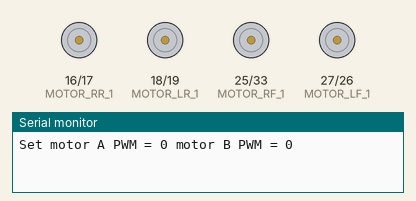
Recording of a sketch running on a simulated ESP32. Shown: motor-driver pin pairs drawn as motors (green arrow = first pin HIGH = forward, orange = second pin HIGH = backward, longer = more drive), the last lines printed to the serial monitor.

Above: at 0.1 s.
At 5.6 s:
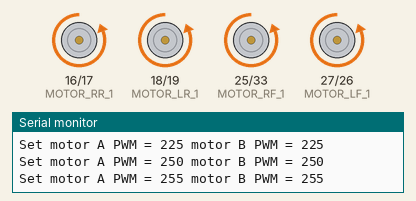
At 11.6 s:
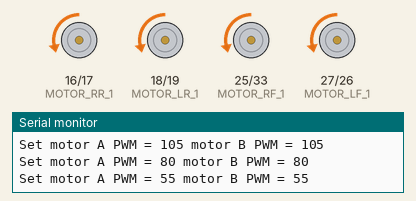
At 18.1 s:
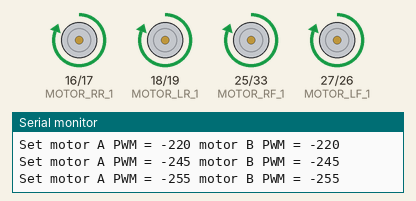
At 25.1 s:
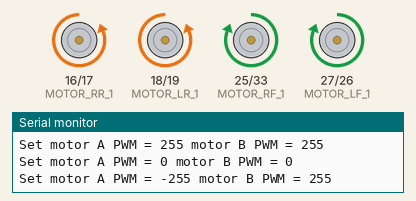
At 31.1 s:
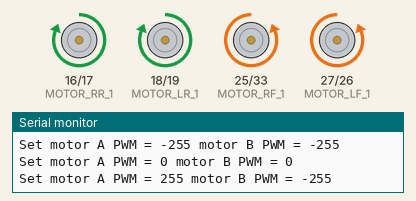
Timing chart, 0 to 40.0 s (numbered marks = the images above):
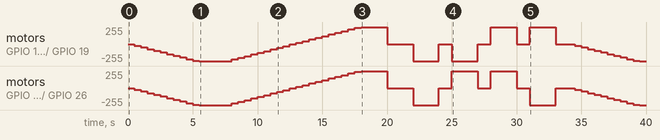

Measured:
- by itself, motor on GPIO 16 (MOTOR_RR_1) / GPIO 17 (MOTOR_RR_2), motor on GPIO 18 (MOTOR_LR_1) / GPIO 19 (MOTOR_LR_2): stopped → backward 25/255 at 0.50 s, → backward 50/255 0.50 s later, → backward 75/255 0.50 s later, → backward 100/255 0.50 s later, … (52 changes in this stretch)
- by itself, motor on GPIO 25 (MOTOR_RF_1) / GPIO 33 (MOTOR_RF_2), motor on GPIO 27 (MOTOR_LF_1) / GPIO 26 (MOTOR_LF_2): stopped → backward 25/255 at 0.50 s, → backward 50/255 0.50 s later, → backward 75/255 0.50 s later, → backward 100/255 0.50 s later, … (52 changes in this stretch)

The sketch:

Smart_Car_Redux_Drive_Controls.ino
```cpp
/*
  Smart Wireless Car Project Version 2.0
  (Based on the CSS 427 AU23 Wireless Car Project)
  2024 William Humarang

  Project Component: Drive Controller

  References Used:
  1. "WheelDrive Arduino Sketch" by Garth Zeglin
      https://courses.ideate.cmu.edu/16-223/f2016/text/lib/WheelDrive.html#wheeldrive-doxygen
  2. "Complete Guide for Ultrasonic Sensor HC-SR04 with Arduino" by Rui Santos
      https://randomnerdtutorials.com/complete-guide-for-ultrasonic-sensor-hc-sr04/
  3.


*/

#include "lib_motor.h"
#include "lib_ultrasonic_sensor.h"

motorControl_t motorLF, motorRF, motorLR, motorRR;

void setup() {
  // Assign all motor pins as outputs
  pinMode(MOTOR_LF_1, OUTPUT);
  pinMode(MOTOR_LF_2, OUTPUT);
  pinMode(MOTOR_RF_1, OUTPUT);
  pinMode(MOTOR_RF_2, OUTPUT);
  pinMode(MOTOR_LR_1, OUTPUT);
  pinMode(MOTOR_LR_2, OUTPUT);
  pinMode(MOTOR_RR_1, OUTPUT);
  pinMode(MOTOR_RR_2, OUTPUT);

  // Set the ultrasonic sensor trigger and echo pins
  pinMode(TRIG_SEN1, OUTPUT);
  pinMode(TRIG_SEN2, OUTPUT);
  pinMode(ECHO_SEN1, INPUT);
  pinMode(ECHO_SEN2, INPUT);

  // Ensure that the motors are idle on startup
  digitalWrite(MOTOR_LF_1, LOW);
  digitalWrite(MOTOR_LF_2, LOW);
  digitalWrite(MOTOR_RF_1, LOW);
  digitalWrite(MOTOR_RF_2, LOW);
  digitalWrite(MOTOR_LR_1, LOW);
  digitalWrite(MOTOR_LR_2, LOW);
  digitalWrite(MOTOR_RR_1, LOW);
  digitalWrite(MOTOR_RR_2, LOW);


  Serial.begin(9600);
}

void loop() {
  // Generate a fixed motion sequence to demonstrate the motor modes.

  // Ramp speed up.
  for (int i = 0; i < 11; i++) {
    setMotorSpeedAndDelay(25*i, 25*i, 500);
  }
  // Full speed forward.
  setMotorSpeedAndDelay(255,255,2000);

  // Ramp speed into full reverse.
  for (int i = 0; i < 21 ; i++) {
    setMotorSpeedAndDelay(255 - 25*i, 255 - 25*i, 500);
  }

  // Full speed reverse.
  setMotorSpeedAndDelay(-255,-255,2000);

  // Stop.
  setMotorSpeedAndDelay(0,0,2000);

  // Full speed, forward, turn, reverse, and turn for a two-wheeled base.
  setMotorSpeedAndDelay(255, 255, 2000);
  setMotorSpeedAndDelay(0, 0, 1000);
  setMotorSpeedAndDelay(-255, 255, 2000);
  setMotorSpeedAndDelay(0, 0, 1000);
  setMotorSpeedAndDelay(-255, -255, 2000);
  setMotorSpeedAndDelay(0, 0, 1000);
  setMotorSpeedAndDelay(255, -255, 2000);
  setMotorSpeedAndDelay(0, 0, 1000);

  // and repeat
}

/*
  Send a PWM value to a motor to drive it at a certain speed
*/
void setMotorPWM(int pwm, int IN1_PIN, int IN2_PIN) {
  if (pwm < 0) {  // reverse speeds
    analogWrite(IN1_PIN, -pwm);
    digitalWrite(IN2_PIN, LOW);

  } else { // stop or forward
    digitalWrite(IN1_PIN, LOW);
    analogWrite(IN2_PIN, pwm);
  }
}

void setMotorSpeed(int pwm_A, int pwm_B) {
  setMotorPWM(pwm_A, MOTOR_LF_1, MOTOR_LF_2);
  setMotorPWM(pwm_A, MOTOR_RF_1, MOTOR_RF_2);
  setMotorPWM(pwm_B, MOTOR_LR_1, MOTOR_LR_2);
  setMotorPWM(pwm_B, MOTOR_RR_1, MOTOR_RR_2);

  // Print a status message to the console.
  Serial.print("Set motor A PWM = ");
  Serial.print(pwm_A);
  Serial.print(" motor B PWM = ");
  Serial.println(pwm_B);
}

void setMotorSpeedAndDelay(int pwm_A, int pwm_B, int duration) {
  setMotorSpeed(pwm_A, pwm_B);
  delay(duration);
}

/*
  Configure an ultrasonic sensor to perform a reading by triggering it with
  a HIGH pulse of 10us
*/
void ultrasonicInit(ultrasonicSensor_t sensor) {
  digitalWrite(sensor.trigPin, LOW);
  delayMicroseconds(5);
  digitalWrite(sensor.trigPin, HIGH);
  delayMicroseconds(10);
  digitalWrite(sensor.trigPin, LOW);
}

/*
  Read an ultrasonic sensor
*/
void ultrasonicRead(ultrasonicSensor_t sensor) {
  // Find the duration between the trigger and echo signals for the pin
  int32_t duration = pulseIn(sensor.echoPin, HIGH);

  // Save the distance in cm
  sensor.distance = (duration / 2) / 29.1;
}
```

lib_motor.h
```cpp
/*
  Smart Wireless Car Project Version 2.0
  (Based on the CSS 427 AU23 Wireless Car Project)
  2024 William Humarang

  Project Component: Library header file for defining the TT DC motor.

  References Used:
  1. "WheelDrive Arduino Sketch" by Garth Zeglin
      https://courses.ideate.cmu.edu/16-223/f2016/text/lib/WheelDrive.html#wheeldrive-doxygen
*/

// Motor pinouts
#define MOTOR_LF_1 27
#define MOTOR_LF_2 26
#define MOTOR_RF_1 25
#define MOTOR_RF_2 33
#define MOTOR_LR_1 18
#define MOTOR_LR_2 19
#define MOTOR_RR_1 16
#define MOTOR_RR_2 17

// Enum for drive direction
typedef enum direction_t {
  FORWARD_DRIVE,
  REVERSE_DRIVE,
  LEFT_DRIVE,
  RIGHT_DRIVE
} direction_t;

// Enum for the 4 motors
typedef enum motor_t {
  MOTOR_LF,
  MOTOR_RF,
  MOTOR_LR,
  MOTOR_RR
} motor_t;

// Motor typedef to store attributes
typedef struct motorControl_t {
  motor_t motor;
  int16_t speed; // Speed in PWM
  direction_t direction;
} motorControl_t;
```

lib_ultrasonic_sensor.h
```cpp
/*
  Smart Wireless Car Project Version 2.0
  (Based on the CSS 427 AU23 Wireless Car Project)
  2024 William Humarang

  Project Component: Library header file for defining the HC-SR04
  Ultrasonic Sensor.

  References Used:
  1.

*/

// Ultrasonic sensor pinouts (SEN1 = FRONT, SEN2 = REAR)
#define TRIG_SEN1 14
#define TRIG_SEN2 12
#define ECHO_SEN1 34
#define ECHO_SEN2 35

// Ultrasonic sensor typedef to store sensor attributes
typedef struct ultrasonicSensor_t {
  uint16_t sensor;
  uint8_t trigPin;
  uint8_t echoPin;
  int32_t distance;
} ultrasonicSensor_t;
```
